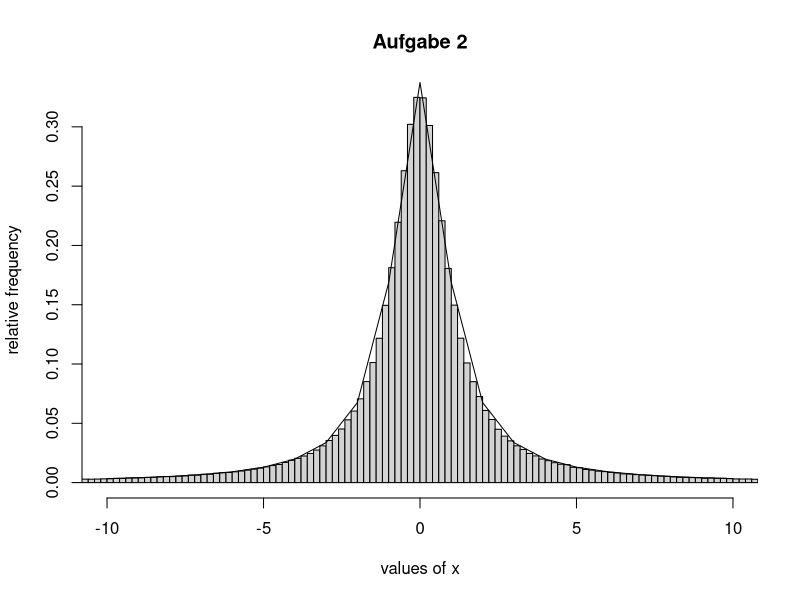
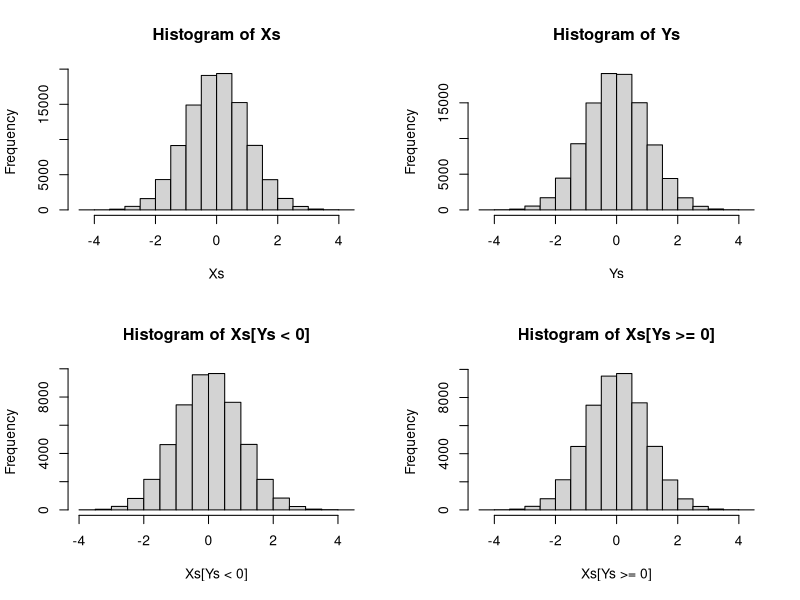

Reproduce these figures in R, in order.
# Aufgabe 3 a)
# change lot(l) to take number of simulations as well - takes too long otherwise
# Jan approved!
lot <- function(lot, n) {
  alpha = runif(n, min=(-pi/2), max=(pi/2))
  xs = lot * tan(alpha)
  return (xs)
}

# b)
# simulate 10^6 times with a lot of length 0.5
results=lot(0.5, 10^6)
# cut off all results with absolute value >10
# dividing by 0.5 leads to prettier histogram...
results = results[abs(results)<=10] / 0.5
# plot histogram
hist(results,
     breaks=200,
     main="Aufgabe 2",
     xlab="values of x",
     ylab="relative frequency",
     xlim=c(-10,10),
     freq=FALSE)

# d)
M = sum(dcauchy(-10:10))
lines(-10:10, (1/M)*dcauchy(-10:10))


# Aufgabe 4 a)
box_muller <- function(n) {
  # pick a U and a V, uniform, n-times each
  Us = runif(n, min=0, max=1)
  Vs = runif(n, min=0, max=1)
  Zs = list()
  # for each independent pair of U and V, compute X and Y 
  # and store as 'tupel' in Zs
  for (i in 1:n) {
    X = sqrt((-2)*log(Us[i]))*cos(2*pi*Vs[i])
    Y = sqrt((-2)*log(Us[i]))*sin(2*pi*Vs[i])
    Zs[[i]] = c(X,Y)
  }
  return (Zs)
}

# b)
Xs = c()
Ys = c()
i=1
# vor every vector returned by box_muller, store it's X value in Xs, Y in Ys
# warning: slow!
for (vec in box_muller(10^5)) {
  Xs[i] = vec[1]
  Ys[i] = vec[2]
  i = i+1
}
# compute histograms and show in a 2x2 pattern
par(mfrow=c(2,2))
hist(Xs)
hist(Ys)
hist(Xs[Ys<0])
hist(Xs[Ys>=0])



#Anmerkung von Jan:
#3 ist hier sehr schnell, 4 langsamer als bei anderen Abgaben